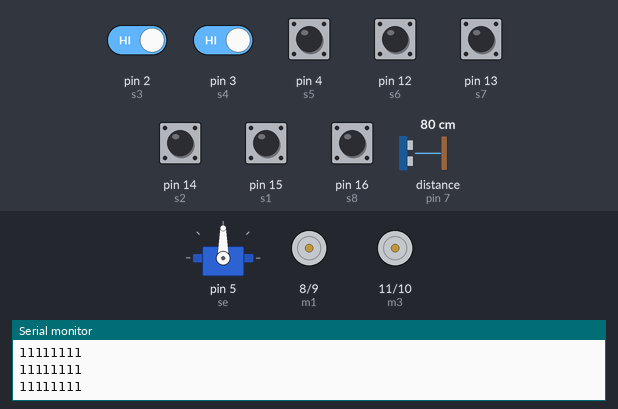
Bench run of a sketch on a simulated Arduino Uno, built with avr-gcc and run on an emulated ATmega328P. Shown: servo, motor-driver pin pairs drawn as motors (green arrow = first pin HIGH = forward, orange = second pin HIGH = backward, longer = more drive), the last lines printed to the serial monitor. Wiring (inferred from the names in the program): ultrasonic range finder: trigger pin 6; echo pin 7. The test bench sets the inputs (shaded band); at power-on: pin 2 (s3), pin 3 (s4), pin 4 (s5), pin 12 (s6), pin 13 (s7), pin 14 (s2), pin 15 (s1), pin 16 (s8) HIGH, distance to the obstacle (sensor on pin 7) 80 cm. The echo pulse lasts 58.3 µs per cm.

Above: at 1.2 s.
1.3 s: distance to the obstacle (sensor on pin 7) set to 10 cm
2.8 s: distance to the obstacle (sensor on pin 7) set to 7 cm
At 3.6 s:
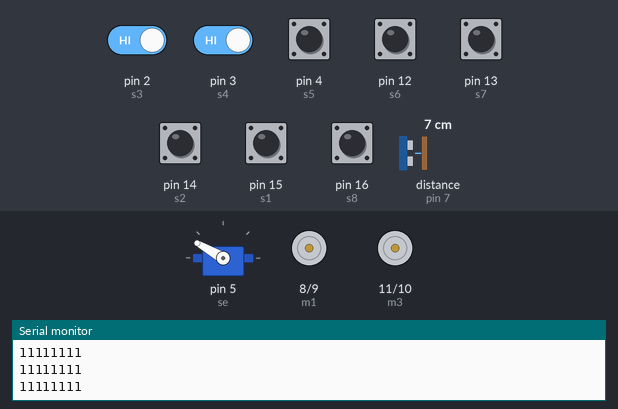
5.8 s: pin 2 (s3) driven LOW
At 6.1 s:
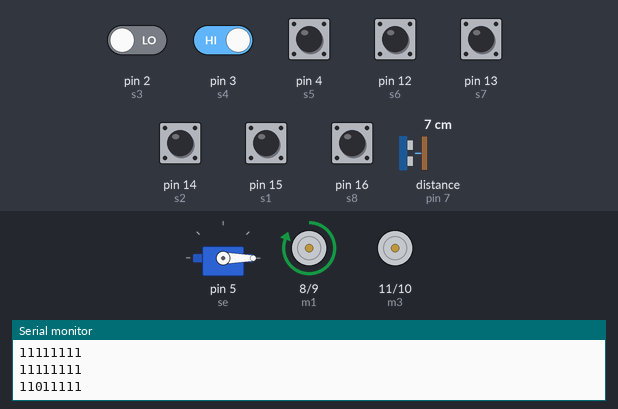
7.6 s: pin 3 (s4) driven LOW
At 12.1 s:
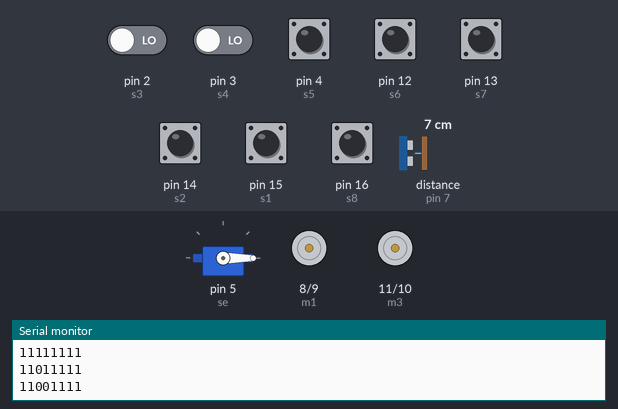
12.4 s: distance to the obstacle (sensor on pin 7) set to 2 cm
Timing chart, 0 to 16.4 s (numbered marks = the images above; inputs shaded):
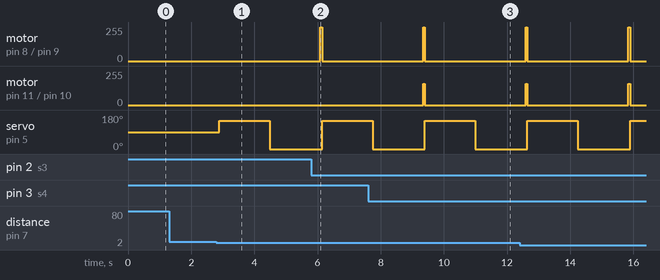

The sketch:

LINE_FOLLOWING_ROBOT.ino
```cpp
#include <Servo.h>
int s1=15;
int s2=14;
int s3=2;
int s4=3;
int s5=4;
int s6=12;
int s7=13;
int s8=16;
int m1=8;
int m2=9;
int m3=11;
int m4=10;
int trigPin=6;
int echoPin=7;
int se=5;
Servo servo1;


void setup(){
  pinMode(s1,INPUT);
  pinMode(s2,INPUT);
  pinMode(s3,INPUT);
  pinMode(s4,INPUT);
  pinMode(s5,INPUT);
  pinMode(s6,INPUT);
  pinMode(m1,OUTPUT);
  pinMode(m2,OUTPUT);
  pinMode(m3,OUTPUT);
  pinMode(m4,OUTPUT);
  pinMode(trigPin, OUTPUT);
  pinMode(echoPin, INPUT);
  servo1.attach(se);
  Serial.begin(9600);
}

void loop(){
line();
 long x=dist();
 if(x<=7){
    analogWrite(m1, LOW);
    analogWrite(m2, LOW);
    analogWrite(m3, LOW);
    analogWrite(m4, LOW);
    ser();
 }
    Serial.print(digitalRead(s1));
    Serial.print(digitalRead(s2));
    Serial.print(digitalRead(s3));
    Serial.print(digitalRead(s4));
    Serial.print(digitalRead(s5));
    Serial.print(digitalRead(s6));
    Serial.print(digitalRead(s7));
    Serial.print(digitalRead(s8));
    Serial.println();
}

long dist(){
  long duration, distance;
  digitalWrite(trigPin, LOW);
  delayMicroseconds(2);
  digitalWrite(trigPin, HIGH);
  delayMicroseconds(10);
  digitalWrite(trigPin, LOW);
  duration=pulseIn(echoPin, HIGH);
  distance=duration * 0.034 / 2;
//  Serial.print("Distance = ");
//  Serial.println(distance);
  delay(50);
  return distance;
}

void ser(){
  servo1.write(150);
  delay(1600);
  servo1.write(0);
  delay(1600);
}

void line(){
  if(digitalRead(s4)==0 || digitalRead(s5)==0){
    analogWrite(m1,160);
    analogWrite(m2,0);
    analogWrite(m3,160);
    analogWrite(m4,0);
  }

  else if(digitalRead(s1)==0 || digitalRead(s2)==0 || digitalRead(s3)==0){
    analogWrite(m1,160);
    analogWrite(m2,0);
    analogWrite(m3,0);
    analogWrite(m4,0);
  }

  else if(digitalRead(s6)==0 || digitalRead(s7)==0 || digitalRead(s8)==0){
    analogWrite(m1,0);
    analogWrite(m2,0);
    analogWrite(m3,160);
    analogWrite(m4,0);
  }

  else if(digitalRead(s1)==0 && digitalRead(s2)==0 && digitalRead(s3)==0 && digitalRead(s4)==0 && digitalRead(s5)==0 && digitalRead(s6)==0 && digitalRead(s7)==0 && digitalRead(s8)==0)
 {
    analogWrite(m1,0);
    analogWrite(m2,0);
    analogWrite(m3,0);
    analogWrite(m4,0);

 }

 else if(digitalRead(s1)==1 && digitalRead(s2)==1 && digitalRead(s3)==1 && digitalRead(s4)==1 && digitalRead(s5)==1 && digitalRead(s6)==1 && digitalRead(s7)==1 && digitalRead(s8)==1){
    analogWrite(m1,0);
    analogWrite(m2,0);
    analogWrite(m3,0);
    analogWrite(m4,0);

 }

}
```

Measured:
- the behaviour switches between 9 and 8 cm on distance to the obstacle (sensor on pin 7) (found by bisection; images 0 and 1)
- after the input at 2.8 s, servo on pin 5 (se): 90° → 150° after 0.09 s, → 0° 1.6 s later
- after the input at 5.8 s, motor on pin 8 (m1) / pin 9 (m2): stopped → forward 255/255 after 0.29 s, → stopped 0.05 s later
- after the input at 7.6 s, motor on pin 11 (m3) / pin 10 (m4): stopped → forward 160/255 after 1.7 s, → stopped 0.05 s later
